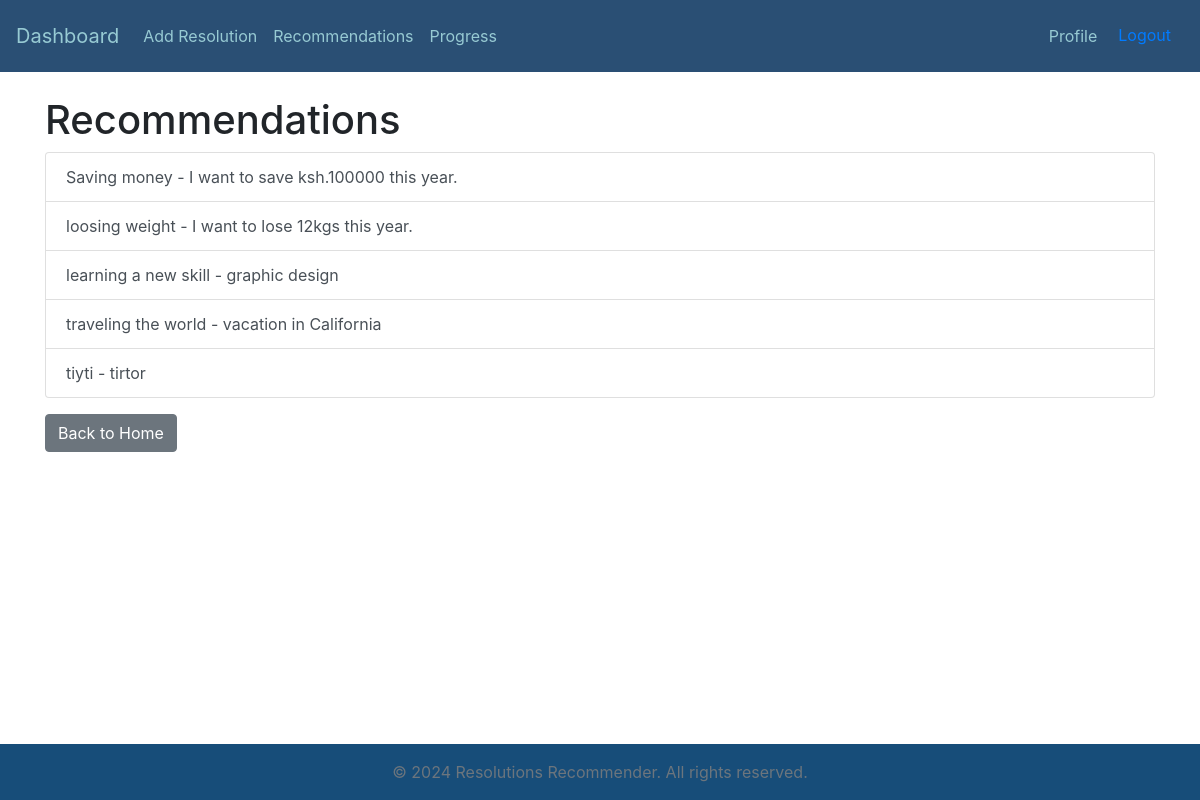
Page /recommendations/ (signed in) on the committed database.
### resolutions/models.py (models this page shows, shortened)
class Resolution(models.Model):
    user = models.ForeignKey(User, on_delete=models.CASCADE)
    title = models.CharField(max_length=100)
    description = models.TextField()
    start_date = models.DateTimeField(auto_now_add=True)
    end_date = models.DateField()
    total_steps = models.IntegerField(default=100)
    completed_steps = models.IntegerField(default=0)
    completed = models.BooleanField(default=False)

### resolutions/views.py (the view)
# urls.py: path('recommendations/', views.get_recommendations, name='get_recommendations'),
@login_required
def get_recommendations(request):
    recommendations = recommend_resolutions(request.user)
    return render(request, 'resolutions/recommendations.html', {'recommendations': recommendations})

### resolutions/views.py (called while the page is built)
def recommend_resolutions(user):
    preferences = Resolution.objects.filter(user=user).values_list('title', flat=True)
    all_recommendations = [
        "Exercise regularly",
        "Read more books",
        "Learn a new skill",
        "Save more money",
        "Spend more time with family"
    ]
    recommended = [rec for rec in all_recommendations if rec not in preferences]
    return Resolution.objects.filter(user=user)

### resolutions/templates/resolutions/recommendations.html (shortened to what this page needs)
<!DOCTYPE html>
<html>
<head>
</head>
<body>
    {% extends 'resolutions/base.html' %}
    {% block content %}
    <h1>Recommendations</h1>
    <ul class="list-group">
    {% for recommendation in recommendations %}
        <a href="#" class="list-group-item list-group-item-action">
    {{ recommendation.title }} - {{ recommendation.description }}</a>
    {% endfor %}
    </ul>
    <a href="{% url 'home' %}" class="btn btn-secondary mt-3">Back to Home</a>
    {% endblock %}

### resolutions/static/resolutions/styles.css (style rules this page uses)
html { height: 100%; }
body { display: flex; flex-direction: column; min-height: 100vh; margin: 0; }

### rows in the picture
Resolution: title "Saving money", description "I want to save ksh.100000 this year."
Resolution: title "loosing weight", description "I want to lose 12kgs this year."
Resolution: title "learning a new skill", description "graphic design"
Resolution: title "traveling the world", description "vacation in California"
Resolution: title "tiyti", description "tirtor"
